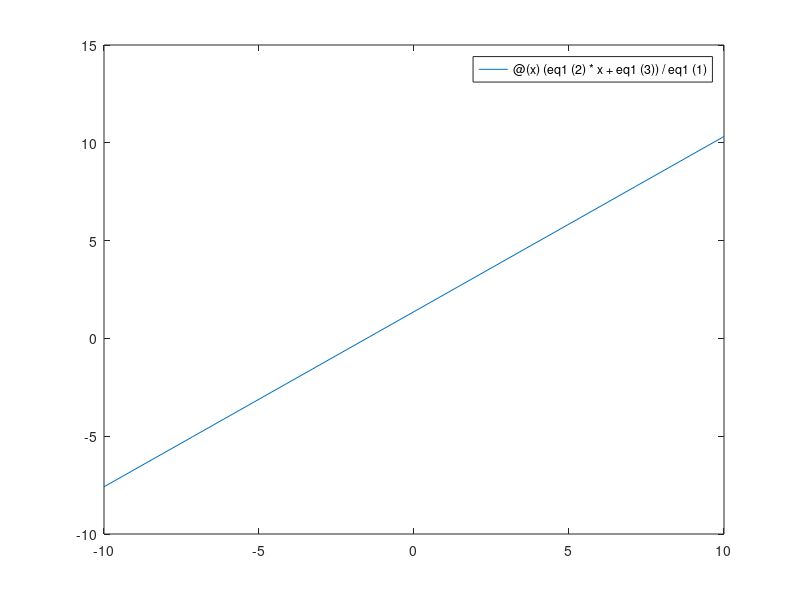

Recreate this plot in MATLAB. (Note: this script raises an error after producing the figure.)
%%
%     COURSE: Linear algebra: theory and implementation
%    SECTION: Solving systems of equations
%      VIDEO: Systems of equations: algebra and geometry
% Instructor: sincxpress.com
% Course url: https://www.udemy.com/course/linear-algebra-theory-and-implementation/?couponCode=202110
% 
%%

% these are the coefficients of the equation:
% ay = bx + c;
eq1o = [1 2 1]; % [a b c]
eq2o = [2 1 3];

figure(1), clf
plotlim = [-10 10];

for i=1:10
    
    % randomly update equations
    eq1 = eq1o + randn*eq2o;
    eq2 = eq2o + randn*eq1o;
    
    % plot new lines (solutions)
    cla
    h(1) = fplot(@(x) (eq1(2)*x+eq1(3))/eq1(1), plotlim);
    hold on
    h(2) = fplot(@(x) (eq2(2)*x+eq2(3))/eq2(1), plotlim);
    set(h,'linew',3)
    
    % make plot look nicer
    axis([plotlim plotlim])
    plot(get(gca,'xlim'),[0 0],'k--')
    plot([0 0],get(gca,'xlim'),'k--')
    axis square
    grid on
    
    % wait to allow visual inspection
    pause(1)
end


%% repeat in R3

% these are the coefficients of the equation:
% az = bx + cy + d;
eq1o = [1 2 3 -1]; % [a b c d]
eq2o = [2 1 3 3];


figure(2), clf

for i=1:10
    
    % randomly update equations
    eq1 = eq1o + randn*eq2o;
    eq2 = eq2o + randn*eq1o;
    
    X = [eq1(1:3);eq2(1:3)];
    b = [eq1(4);eq2(4)];

    % plot new lines (solutions)
%     cla
    h(1) = fplot3(@(x)x, @(x) (x*eq1(2)+eq1(4))/eq1(1), @(x) (x*eq1(3)+eq1(4))/eq1(1), plotlim);
    hold on
    h(2) = fplot3(@(x)x, @(x) (x*eq2(2)+eq2(4))/eq2(1), @(x) (x*eq2(3)+eq2(4))/eq2(1), plotlim);
    set(h,'linew',3)
    axis(repmat(plotlim,1,3))
    
    % wait to allow visual inspection
%     pause(1)
end

% make plot look nicer
axis square, grid on, rotate3d on
plot(get(gca,'xlim'),[0 0],'k--')
plot([0 0],get(gca,'xlim'),'k--')
plot3([0 0],[0 0],get(gca,'zlim'),'k--')

%%
%     COURSE: Linear algebra: theory and implementation
%    SECTION: Solving systems of equations
%      VIDEO: Reduced row echelon form
% Instructor: sincxpress.com
% 
%%

% make some random matrices
A = randn(4,4);
B = randn(4,4);

% print out the matrix and its rref
[A rref(A)]
[B rref(B)]


% here's how you check your homework:
M = [ 1 2 4 5;
      2 4 5 4;
      4 5 4 2 ];

[M rref(M)]

%%
%     COURSE: Linear algebra: theory and implementation
%    SECTION: Solving systems of equations
%      VIDEO: Matrix spaces after row reduction
% Instructor: sincxpress.com
% 
%%

% create matrix
M = [ 1 2;
      3 7;
      9 1 ];

% obtain RREF
Mr = rref(M);


% draw the planes spanned by M and Mr
figure(3), clf, hold on
h1 = ezmesh(@(s,t)M(1,1)*s+M(1,2)*t,@(s,t)M(2,1)*s+M(2,2)*t,@(s,t)M(3,1)*s+M(3,2)*t,[-1 1 -1 1 -1 1]/4);
h2 = ezmesh(@(s,t)Mr(1,1)*s+Mr(1,2)*t,@(s,t)Mr(2,1)*s+Mr(2,2)*t,@(s,t)Mr(3,1)*s+Mr(3,2)*t,[-1 1 -1 1 -1 1]);

% adjust colors for visibility
set(h1,'facecolor','g','cdata',ones(50),'LineStyle','none')
set(h2,'facecolor','m','cdata',zeros(50),'LineStyle','none')

% draw basis vectors (normalized)
M  = M/norm(M);
plot3([0 M(1,1)],[0 M(2,1)],[0 M(3,1)],'k','linew',2)
plot3([0 M(1,2)],[0 M(2,2)],[0 M(3,2)],'k','linew',2)

plot3([0 Mr(1,1)],[0 Mr(2,1)],[0 Mr(3,1)],'y','linew',2)
plot3([0 Mr(1,2)],[0 Mr(2,2)],[0 Mr(3,2)],'y','linew',2)

% make plot a bit nicer
xlabel('M_1'), ylabel('M_2'), zlabel('M_3')
axis square
grid on, rotate3d on
title('')
legend({'C(M)';'C(rref(M))'})

%% done.

% Interested in more courses? See sincxpress.com 
% Use code MXC-DISC4ALL for the lowest price for all courses.
